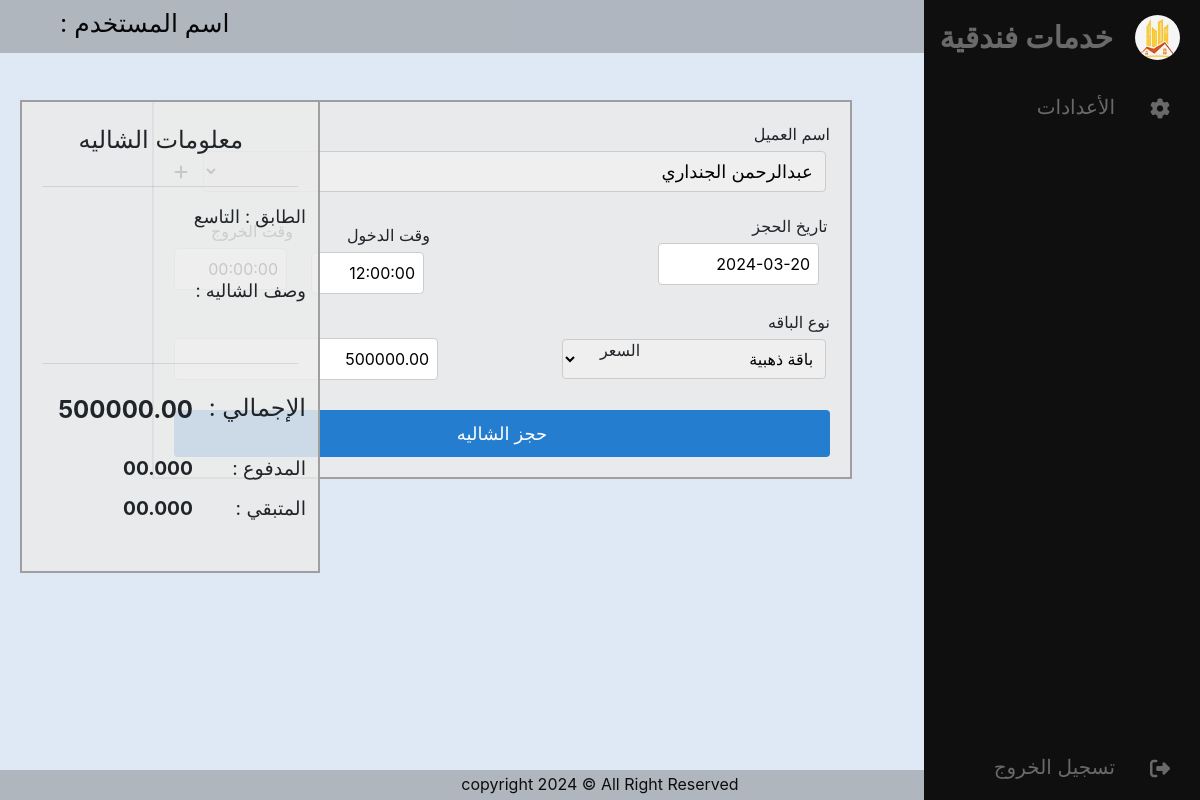
Page /apdate_chalih_book/1 on the committed database.
### system/models.py (models this page shows, shortened)
class Reservecha(models.Model):
     status = [
         ('sure','مؤكد'),
         ('notsure','غير مؤكد'),
         ('cancel','ملغي'),
         ('done','منتهي'),
     ]
     chalits = models.ForeignKey(Chalets,on_delete=models.CASCADE,verbose_name='الشاليه')
     bunch = models.ForeignKey(Bunch,on_delete=models.CASCADE,verbose_name='نوع الباقه')
     customers = models.ForeignKey(Customers,on_delete=models.CASCADE,verbose_name='اسم العميل')
     res_cha_date = models.DateField(null=False,verbose_name='تاريخ الحجز', default=datetime.now)
     login_time = models.TimeField(null=False,verbose_name='وقت الدخول')
     exit_time = models.TimeField(null=False,verbose_name='وقت الخروج')
     res_cha_price = models.DecimalField(max_digits=10,decimal_places=2,null=False,verbose_name='السعر')
     add_datetime = models.DateTimeField(default=datetime.now,verbose_name='تاريخ ووقت الأضافه')
     user = models.ForeignKey(User, on_delete=models.CASCADE,verbose_name='المستخدم',default='abdalrahman')
     st_book = models.CharField(max_length=20, choices=status, null=True, verbose_name='الحاله',default= 'notsure')
     class Meta:
         verbose_name_plural = 'حجز شاليه'
         verbose_name = 'حجز '

### system/views.py (the view)
# urls.py: path('apdate_chalih_book/<int:id>',views.apdate_chalih_book, name='apdate_chalih_book'),
def apdate_chalih_book(request, id):
    user = request.user
    group = user.groups.all()
    book_id = Reservecha.objects.get(id=id)
    if request.method == 'POST':
        book_save = chbook(request.POST, instance=book_id)
        if book_save.is_valid():
            book_save.save()
            return redirect('chalih_bookings')
    else:
        book_save = chbook(instance=book_id)
    context = {
        'form': book_save,
        'gr':group, 'u':user,
    }
    return render(request, 'pages/doneBookings/apdate_chalih_book.html', context)

### system/form.py
class chbook(forms.ModelForm):
    class Meta:
        model = Reservecha
        fields = [
            'chalits',
            'customers',
            'bunch',
            'res_cha_date',
            'login_time',
            'exit_time',
            'res_cha_price',
            'user',
        ]
        widgets = {
            'customers': forms.Select(attrs={'class':'fullname'}),
            'bunch': forms.Select(attrs={'class':'from-control'}),
            'res_cha_date': forms.DateInput(),
            'login_time': forms.TimeInput(attrs={'class':'rescha'}),
            'exit_time': forms.TimeInput(attrs={'class':'rescha'}),
            'res_cha_price': forms.TextInput(attrs={'class':'rescha'}),
        }

### system/models.py (called while the page is built)
     def __str__(self):
         return self.cha_name

     def __str__(self):
         return self.bun_name

     def __str__(self):
         return self.cus_name

### templates/pages/doneBookings/apdate_chalih_book.html (shortened to what this page needs)
{% extends 'base.html' %}
{% block content%}
<form class="form_CB" method="POST" dir="rtl">
              <div class="input-field_CB2" style="direction: rtl;">
                <label class="label_CB3" style="margin-left: 530px;">{{form.customers.label}}</label>
               {{form.customers}}
               <a href="{% url 'clientdata' %}" style=" color: #000;">
                <i class="fas fa-add"></i>
                </a>
               </div>
               <div class="section_CB3">
                  <div class="input-field_CB2" style=" position: relative; left: 360px; bottom: 5px; width: 170px;">
                  <label class="label_CB3">{{form.res_cha_date.label}} </label>
                  {{form.res_cha_date}}
                  </div>
                  <div class="input-field_CB2" style="top: 223px; position: absolute; right: 770px; width: 119px;">
                  <label class="label_CB3"> {{form.login_time.label}} </label>
                  {{form.login_time}}
                  </div>
                </div>
                <div class="section_CB3">
                  <div class="input-field_CB2"  style="margin-top: 17px; width: 119px;">
                    <label class="label_CB3">{{form.exit_time.label}}</label>
                    {{form.exit_time}}
                    </div>
                </div>
                <div class="section_B5">
                  <div class="input-field_CB2" style="margin-top: 10px; width: 330px; ">
                    <label class="label_CB3">{{form.bunch.label}}</label>
                    {{form.bunch}}
                  </div>
                  <div class="input-field_CB2" style="margin-right: 100px; margin-top: 38px; " >
                    <label class="label_CB3" style="position: absolute; left: 600px;">{{form.res_cha_price.label}}</label>
                    {{form.res_cha_price}}
                  </div>
                </div>
  <div class="button-container_CB5" style="margin-top: 20px;">
    <button type="submit" class="button_CB5">حجز الشاليه</button>
  </div>
  <div class="container_B9" style="height: 473px; width: 300px;" >
    <label class="label_B9" style="position: absolute; right: 5px;">معلومات الشاليه</label> <br><br>
    <hr>
    <label class="label_B9_1" style="position: absolute; right: 2px"> الطابق :   التاسع</label>
    <label class="label_B9_1"  style="position: absolute; top: 150px; right: 2px; margin-top: 25px;"> وصف الشاليه : </label><br>
    <br> <br> <br> <br> <br> <hr> <br>
    <label class="label_B9_1" style="font-size: x-large;padding-top: 10px; position: absolute; right: 2px; bottom: 137px;"> الإجمالي  : </label>
    <label class="label_B9_1" id="price" style="font-size: x-large; font-weight: bold; margin-top: 10px;position: absolute; right: 115px;bottom: 135px;">00.000 </label> <br>
    <label class="label_B9_1" style="font-size: larger;position: absolute; bottom: 80px; right: 2px;">المدفوع :</label>
    <label class="label_B9_1" style="font-size: larger; font-weight: bold; margin-top: 10px;position: absolute; right: 115px;bottom: 80px;">00.000 </label>
    <label class="label_B9_1" style="font-size: larger;position: absolute; bottom: 40px; right: 2px;">المتبقي :</label>
    <label class="label_B9_1" style="font-size: larger; font-weight: bold; margin-top: 10px;position: absolute; right: 115px;bottom: 40px;">00.000 </label>
  </div>
</form>
{% endblock %}

### hotel_system/static/css/style.css (style rules this page uses)
* { margin: 0; padding: 0; text-decoration: none; }
body { background: #dfe9f5; direction: rtl; }
.input-field input[type="text"], input[type="search"], input[type="email"], input[type="date"], select { flex: 1; width: calc(100% - 3%); padding: 8px; border: 1px solid #ccc; border-radius: 4px; box-sizing: border-box; }
button[type="submit"] { width: 100%; padding: 10px; background-color: #4CAF50; color: white; border: none; cursor: pointer; border-radius: 4px; }
a { color: white; text-decoration: none; }
a { color: white; }
.section_B5 { display: inline-flex; }
.input-field_B3 input[type="text"], input[type="date"], input[type="time"], select { flex: 1; width: calc(100% - 5%); padding: 8px; border: 1px solid #ccc; border-radius: 4px; box-sizing: border-box; margin-left: 10px; }
.container_B9 { height: 310px; display: inline-table; padding: 20px; border: 2px solid #9f9f9f; background-color: #ebebebd8; position: absolute; top: 100px; left: 20px; }
.label_B9 { text-align: center; padding-right: 70px; font-size: x-large; }
.label_B9_1 { font-size: large; padding-right: 10px ; }
.form_CB { max-width: 700px; flex-direction: column; align-items: center; margin: 0 auto; padding: 20px; border: 2px solid #9f9f9f; background-color: #ebebebd8; margin-top: 100px; margin-right: 348px; }
.section_CB3 { display: inline-flex; }
.input-field_CB2 { margin-bottom: 10px; flex: 1; }
.label_CB3 { display: block; margin-bottom: 5px; float: right; }
.input-field_CB2 input[type="text"], input[type="number"], input[type="date"], input[type="time"], select { flex: 1; width: calc(100% - 5%); padding: 8px; border: 1px solid #ccc; border-radius: 4px; box-sizing: border-box; }
.button_CB5[type="submit"] { width: 100%; padding: 10px; background-color: #247dcf; color: white; border: none; cursor: pointer; border-radius: 4px; font-size: large; }
.fullname { font-size: large; }
input[type="text"] { flex: 1; width: calc(100% - 5%); padding: 8px; border: 1px solid #ccc; border-radius: 4px; box-sizing: border-box; }
.rescha { pointer-events: none; }

### rows in the picture
Reservecha: customers "عبدالرحمن الجنداري", res_cha_date "2024-03-20", login_time "12:00:00", exit_time "00:00:00", bunch "باقة ذهبية", res_cha_price "500000.00"
